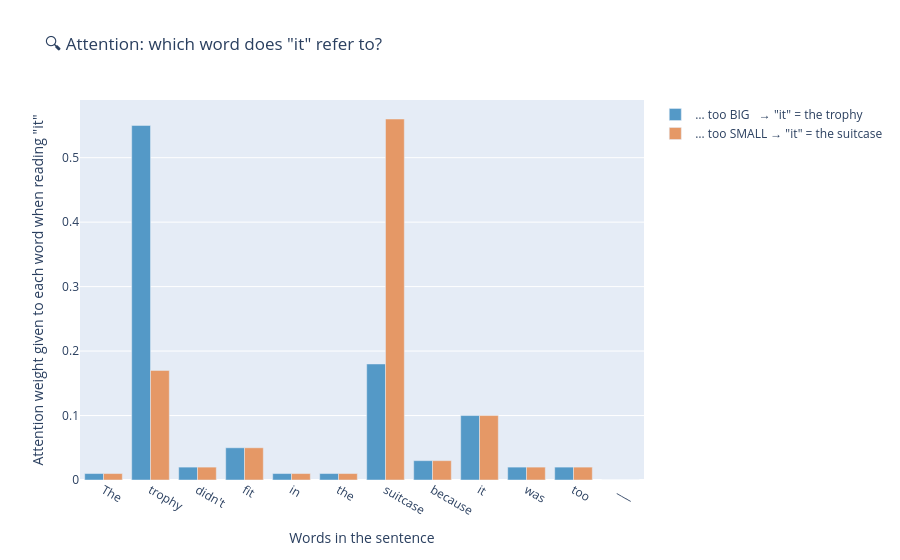

Notebook source saved alongside this figure:
### Markdown cell above
### 👀 **Step 4: Attention — Which Earlier Words Matter?**

Not every previous token is equally relevant. **Attention** is the mechanism that lets the
model dynamically weight which parts of the context matter *for the token it is predicting
right now*.

The classic example:

> *"The trophy didn't fit in the suitcase because **it** was too **big**."*
>
> *"The trophy didn't fit in the suitcase because **it** was too **small**."*

One word changes what "it" refers to. You resolved that effortlessly. Attention is how the
model does it — and **transformers** are the architecture that makes attention practical at
scale. Every major LLM is a transformer.

### Code cell
plot_attention_illustration()

### Figure 1 — Plotly figure (JSON) as saved in the notebook; plotly's stock layout.template omitted (floating-point values rounded to 4 significant figures)
{"data": [{"marker": {"color": "#5499c7"}, "name": "… too BIG   → \"it\" = the trophy", "type": "bar", "x": ["The", "trophy", "didn't", "fit", "in", "the", "suitcase", "because", "it", "was", "too", "___"], "y": [0.01, 0.55, 0.02, 0.05, 0.01, 0.01, 0.18, 0.03, 0.1, 0.02, 0.02, 0]}, {"marker": {"color": "#e59866"}, "name": "… too SMALL → \"it\" = the suitcase", "type": "bar", "x": ["The", "trophy", "didn't", "fit", "in", "the", "suitcase", "because", "it", "was", "too", "___"], "y": [0.01, 0.17, 0.02, 0.05, 0.01, 0.01, 0.56, 0.03, 0.1, 0.02, 0.02, 0]}], "layout": {"barmode": "group", "title": {"text": "🔍 Attention: which word does \"it\" refer to?"}, "xaxis": {"title": {"text": "Words in the sentence"}}, "yaxis": {"title": {"text": "Attention weight given to each word when reading \"it\""}}}}
